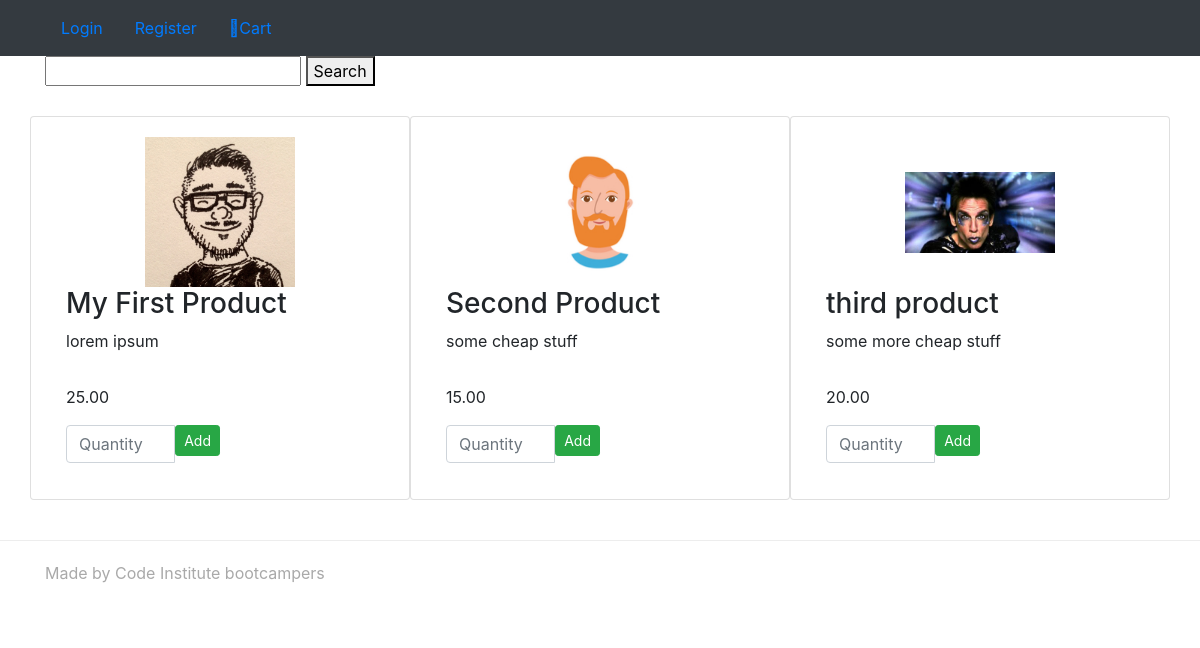
The page / on the database its author committed.
### products/models.py (models this page shows, shortened)
class Product(models.Model):
    name = models.CharField(max_length=254, default="")
    description = models.TextField()
    price = models.DecimalField(max_digits=6, decimal_places=2)
    image = models.ImageField(upload_to='images')

### products/views.py (the view)
# urls.py: url(r'^$', all_products, name='index'),
def all_products(request):
    products = Product.objects.all()
    return render(request, "products.html", {"products": products})

### cart/contexts.py (called while the page is built)
def cart_contents(request):
    cart = request.session.get('cart', {})
    cart_items = []
    total = 0
    product_count = 0
    for id, quantity in cart.items():
        product = get_object_or_404(Product, pk=id)
        total += quantity * product.price
        product_count += quantity
        cart_items.append({'id': id, 'quantity': quantity, 'product': product})
    return {'cart_items': cart_items, 'total': total, 'product_count': product_count}

### products/templates/products.html (shortened to what this page needs)
{% extends 'base.html' %} {% block content %}
<div class="row row-flex">
    {% for product in products %}
    <div class="col-10 col-offset-1 col-md-6 col-lg-4 card">
        <div class="card-body">
            <div class="product" style="background-image: url('{{ MEDIA_URL }}{{ product.image }}')"></div>
            <h3>{{ product.name }}</h3>
            <p class="product-description">{{ product.description }}</p>
            <p>{{ product.price }}</p>
            <form method="POST" action="{% url 'add_to_cart' product.id %}">
            <div class="input-group">
                <input type="number" name="quantity" min="1" max="999" class="form-control" placeholder="Quantity">
                <span class="input-group-btn">
                    <button class="btn btn-sm btn-success" type="submit">Add</button>
                </span>
            </div>
            </form>
        </div>
    </div>
    {% endfor %}
    </div>
    {% endblock %}

### static/css/style.css (style rules this page uses)
form { width: 50%; }
body { font-family: Arial; }
.product { background-size: contain; background-position: center center; background-repeat: no-repeat; width: 150px; height: 150px; margin: 0 auto; }
.row.row-flex { display: flex; flex-wrap: wrap; margin-top: 30px; }
.product-description { min-height: 40px; }

### rows shown on the page
Product: image (picture), name "My First Product", description "lorem ipsum", price "25.00"
Product: image (picture), name "Second Product", description "some cheap stuff", price "15.00"
Product: image (picture), name "third product", description "some more cheap stuff", price "20.00"
